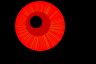
Frame 1 (no input)
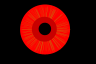
Frame 60 (the mouse pressed at the canvas centre just before this capture)
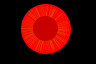
Frame 120 (the mouse held since frame 60 and released just before this capture)

The Processing sketch that drew these frames (run headless with seeded random() and noise(); from frame 60 on, the mouse is pressed at the canvas centre):

// Processing sketch: sketch5447
// ── sketch5447.pde
float angle; 
float distance= 25; 
float focusX,focusY; 
float thirdBallRatio=2; 
PVector endPoints[] = new PVector[150]; 

void setup() { 
size(96,64); 
smooth(); 
for (int i=0; i<endPoints.length;i++){ 
float d=0; 
int x=0,y=0; 
while (d<5*distance/6 || d>distance) { 
x = int(random(90)); 
y =int(random(60)); 
d =dist(width/2,height/2,x,y); 
} 
endPoints[i] = new PVector(x,y); 

} 

for (int i=0; i<endPoints.length;i++){ 
print(int(endPoints[i].y)+","); 
} 
} 

void draw() { 
background(0); 
if(random(10)>9.5) { 
focusX= random(100); 
focusY = random(50); 
if(random(10)>9)thirdBallRatio = random(92,3); 
} 
noStroke(); 
angle +=0.02; 
fill(255,0,0); 


ellipse(map(focusX,0, 96,40,56),map(focusY,0,64,26,34),distance*2,distance*2); 
stroke(180,140,15); 
strokeWeight(0.05); 
pushMatrix(); 
translate(map(focusX,0, 96,40,56),map(focusY,0,64,26,34)); 
for(int i=0; i<endPoints.length;i++) { 
line(0,0,endPoints[i].x-48,endPoints[i].y-32); 
} 
noStroke(); 
popMatrix(); 

fill(200,0,0); 
ellipse(map(focusX,0, 96,38,58),map(focusY,0,64,24,36),distance*1,distance*1); 

fill(0); 
ellipse(map(focusX,0, 96,36,64),map(focusY,0,64,22,38),distance/thirdBallRatio,distance/thirdBallRatio);
 } 
